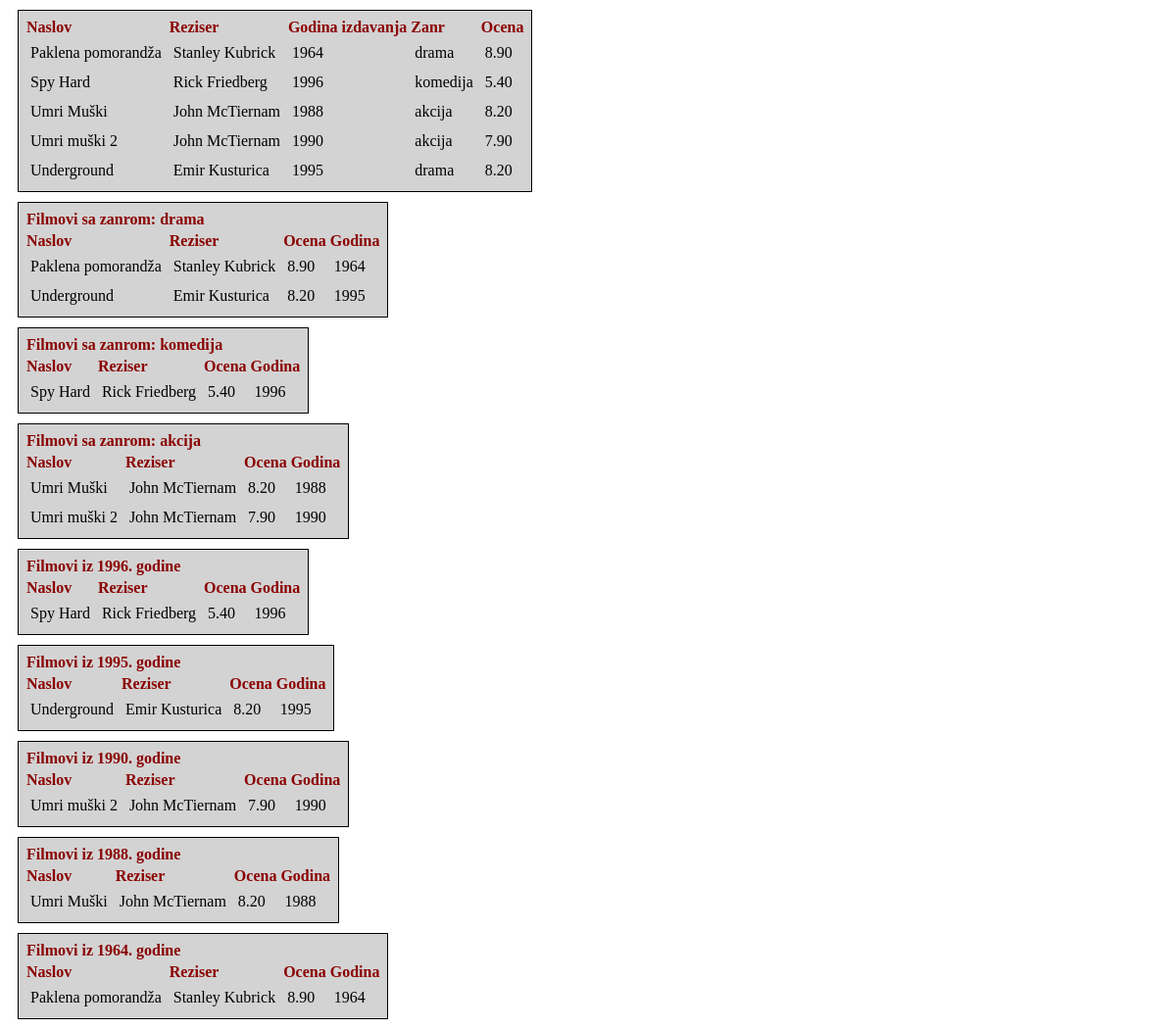
The app's page /33,34/videoteka.php with its own data.
### tables this page shows
CREATE TABLE IF NOT EXISTS `filmovi` 
(
    `id` INT UNSIGNED AUTO_INCREMENT, 
     
    `naslov` VARCHAR(255) NOT NULL,
    `reziser` VARCHAR(255) NOT NULL,
    `god_izdavanja` YEAR NOT NULL,
    `zanr` VARCHAR(255) NOT NULL,
    `ocena` DECIMAL(4,2),
    PRIMARY KEY (id)
);

### 33,34/videoteka.php (the view, shortened to what this page needs)
<html>
    <head>
    </head>
    <body>
        <?php
        $servername = "localhost";
        $username = "Angamar";
        $password = "Tritacke123";
        $database = "videoteka";
        $conn = new mysqli ($servername, $username, $password, $database);
        $conn->set_charset('utf8');
        $sql = "SELECT * FROM filmovi ORDER BY naslov ASC";
        $result = $conn->query($sql);
        if ($result === false)
        {
            echo "<div class='error'>Greska u upitu: $conn->connect_error </div>";
        }
        else
        {
            if ($result->num_rows == 0)
            {
                echo "Nijedan red ne zadovoljava uslove upita";
            }
            else
            {
                echo "<table>
                    <tr>
                    <th>Naslov</th>
                    <th>Reziser</th>
                    <th>Godina izdavanja</th>
                    <th>Zanr</th>
                    <th>Ocena</th>
                    </tr>";
                while ($row = $result->fetch_assoc())
                {
                echo "<tr>";
                echo "<td>". $row['naslov']."</td>";
                echo "<td>". $row['reziser']."</td>";
                echo "<td>". $row['god_izdavanja']."</td>";
                echo "<td>". $row['zanr']."</td>";
                echo "<td>". $row['ocena']."</td>";
                echo "</tr>";
                }
                echo "</table>";
            }
        }
        $sql = "SELECT DISTINCT zanr FROM filmovi ORDER BY naslov ASC";
        $result = $conn->query($sql);
        if($result->num_rows == 0)
        {
            echo "<p>Nema filmova u bazi!</p>";
        }
        else
        {
            while ($row = $result->fetch_assoc())
            {
                $zanr = $row['zanr'];
                $sql1 = "SELECT * FROM filmovi WHERE zanr = '$zanr' ORDER BY naslov";
                $result1 = $conn->query($sql1);
                echo "<table>";
                echo "<tr><th colspan='4'>Filmovi sa zanrom: $zanr</th></tr>";
                echo "<tr><th>Naslov</th> <th>Reziser</th> <th>Ocena</th> <th>Godina</th></tr>";
                while ($row1 = $result1->fetch_assoc())
                {
                    echo "<tr>";
                    echo "<td>" . $row1['naslov'] . "</td>";
                    echo "<td>" . $row1['reziser'] . "</td>";
                    echo "<td>" . $row1['ocena'] . "</td>";
                    echo "<td>" . $row1['god_izdavanja'] . "</td>";
                    echo "</tr>";
                }
                echo "</table>";
            }
        }
        $sql = "SELECT DISTINCT god_izdavanja FROM filmovi ORDER BY god_izdavanja DESC";
        $result = $conn->query($sql);
        if($result->num_rows == 0)
        {
            echo "<p>Nema filmova u bazi!</p>";
        }
        else
        {
            while ($row = $result->fetch_assoc())
            {
                $god = $row['god_izdavanja'];
                $sql1 = "SELECT * FROM filmovi WHERE god_izdavanja = $god ORDER BY god_izdavanja";
                $result1 = $conn->query($sql1);
                echo "<table>";
                echo "<tr><th colspan='4'>Filmovi iz $god. godine</th></tr>";
                echo "<tr><th>Naslov</th> <th>Reziser</th> <th>Ocena</th> <th>Godina</th></tr>";
                while ($row1 = $result1->fetch_assoc())
                {
                    echo "<tr>";
                    echo "<td>" . $row1['naslov'] . "</td>";
                    echo "<td>" . $row1['reziser'] . "</td>";
                    echo "<td>" . $row1['ocena'] . "</td>";
                    echo "<td>" . $row1['god_izdavanja'] . "</td>";
                    echo "</tr>";
                }
                echo "</table>";
            }
        }
        ?>
    </body>
</html>

### 33,34/videoteka.php (style rules this page uses)
table { background: lightgrey; padding: 5px; border: 1px black solid; margin: 10px; }
th { color: darkred; text-align: left; }
td { padding: 5px; }

### records on screen
filmovi: naslov "Paklena pomorandža", reziser "Stanley Kubrick", god_izdavanja "1964", zanr "drama", ocena "8.90"
filmovi: naslov "Spy Hard", reziser "Rick Friedberg", god_izdavanja "1996", zanr "komedija", ocena "5.40"
filmovi: naslov "Umri Muški", reziser "John McTiernam", god_izdavanja "1988", zanr "akcija", ocena "8.20"
filmovi: naslov "Umri muški 2", reziser "John McTiernam", god_izdavanja "1990", zanr "akcija", ocena "7.90"
filmovi: naslov "Underground", reziser "Emir Kusturica", god_izdavanja "1995", zanr "drama", ocena "8.20"

### other values on screen
$zanr "drama"
$zanr "komedija"
$zanr "akcija"
$god "1996"
$god "1995"
$god "1990"
$god "1988"
$god "1964"
